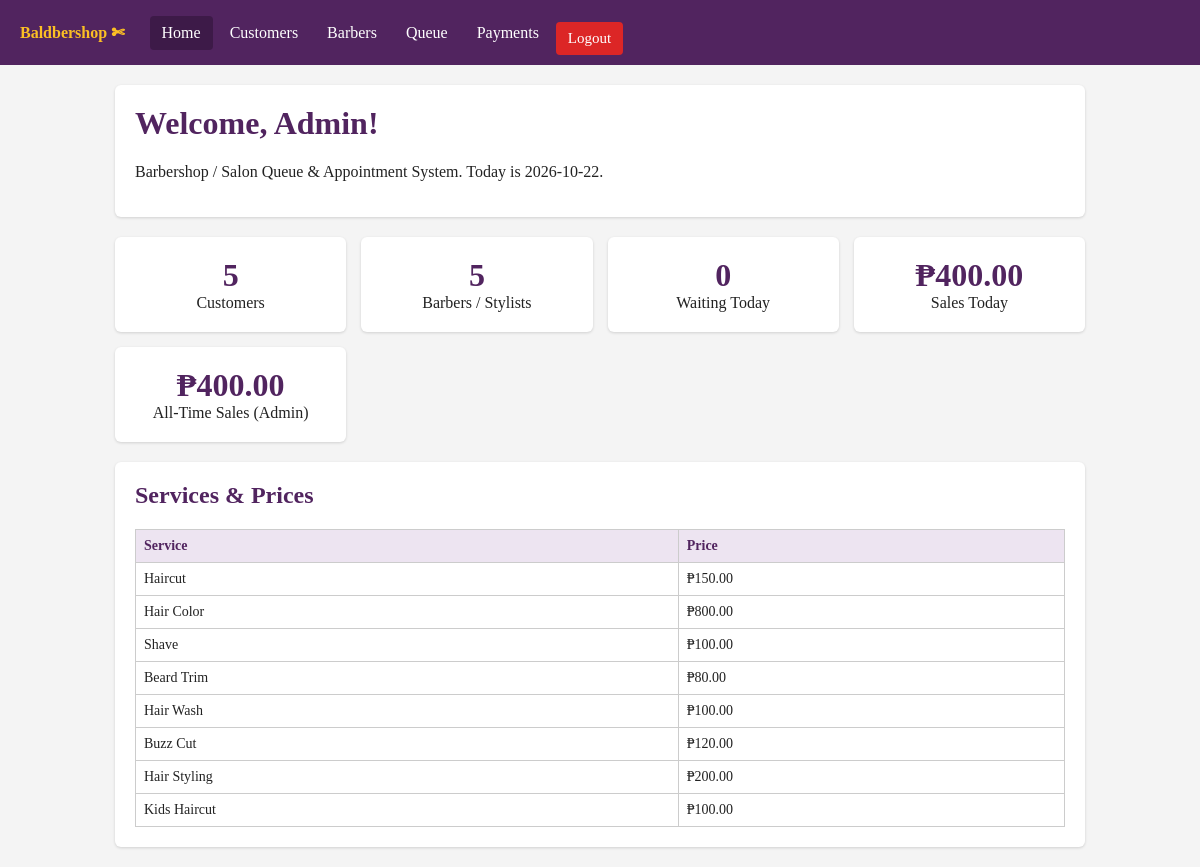
Screenshot of /home.php (signed in) with the database file from the repository.
### tables this page shows
CREATE TABLE `services` (
  `service_id` int(11) NOT NULL,
  `service_name` varchar(100) NOT NULL,
  `price` decimal(10,2) NOT NULL
);

### home.php (the view, shortened to what this page needs)
<?php
require_once 'db_connect.php';
$isAdmin = isset($_SESSION['role']) && $_SESSION['role'] === 'admin';
$roleLabel = $isAdmin ? 'Admin' : 'Staff';
$result = mysqli_query($conn, "SELECT COUNT(*) AS total FROM customers");
$row = mysqli_fetch_assoc($result);
$totalCustomers = $row['total'];
$services = mysqli_query($conn, "SELECT * FROM services");
$resultBarbers = mysqli_query($conn, "SELECT COUNT(*) AS total FROM barbers");
$rowBarbers = mysqli_fetch_assoc($resultBarbers);
$totalBarbers = $rowBarbers['total'];
$resultWaiting = mysqli_query($conn, "SELECT COUNT(*) AS total FROM queue WHERE status='Waiting'");
$rowWaiting = mysqli_fetch_assoc($resultWaiting);
$totalWaiting = $rowWaiting['total'];
$resultSales = mysqli_query($conn, "SELECT SUM(amount_paid) AS total FROM payments WHERE payment_date = CURDATE()");
$rowSales = mysqli_fetch_assoc($resultSales);
$totalSales = $rowSales['total'] ?? 0;
$allTimeSales = 0;
if ($isAdmin) {
    $resultAllSales = mysqli_query($conn, "SELECT SUM(amount_paid) AS total FROM payments");
    $rowAllSales = mysqli_fetch_assoc($resultAllSales);
    $allTimeSales = $rowAllSales['total'] ?? 0;
}
?>
<!DOCTYPE html>
<html lang="en">
<head>
    <link rel="stylesheet" href="style.css">
</head>
<body>
    <nav>
        <span class="brand">Baldbershop ✄</span>
        <a href="home.php" class="active">Home</a>
        <a href="customer.php">Customers</a>
        <a href="barbers.php">Barbers</a>
        <a href="queue.php">Queue</a>
        <a href="payments.php">Payments</a>
        <form action="logout.php" method="POST"
            style="display: inline; margin: 0;">
            <button class="logout" type="submit">Logout</button>
        </form>
    </nav>
    <div class="container">
        <div class="card">
            <h1>Welcome, <?php echo $roleLabel; ?>!</h1>
            <p>
                Barbershop / Salon Queue & Appointment System.
                Today is <span id="todayDate"></span>.
            </p>
        </div>
        <div class="stats">
            <div class="stat-box">
                <div class="number" id="countCustomers">
                    <?php echo $totalCustomers; ?>
                </div>
                <div>Customers</div>
            </div>
            <div class="stat-box">
                <div class="number" id="countBarbers">
                    <?php echo $totalBarbers; ?>
                </div>
                <div>Barbers / Stylists</div>
            </div>
            <div class="stat-box">
                <div class="number" id="countWaiting">
                    <?php echo $totalWaiting; ?>
                </div>
                <div>Waiting Today</div>
            </div>
            <div class="stat-box">
                <div class="number" id="countSales">
                    ₱<?php echo number_format($totalSales, 2); ?>
                </div>
                <div>Sales Today</div>
            </div>
            <?php if ($isAdmin) { ?>
            <div class="stat-box">
                <div class="number" id="countAllSales">
                    ₱<?php echo number_format($allTimeSales, 2); ?>
                </div>
                <div>All-Time Sales (Admin)</div>
            </div>
            <?php } ?>
        </div>
        <div class="card" style="margin-top: 20px;">
            <h2>Services & Prices</h2>
            <div class="table-wrap">
                <table>
                    <thead>
                        <tr>
                            <th>Service</th>
                            <th>Price</th>
                        </tr>
                    </thead>
                    <tbody>
                        <?php while($service = mysqli_fetch_assoc($services)) { ?>
                            <tr>
                                <td><?php echo $service['service_name']; ?></td>
                                <td>₱<?php echo number_format($service['price'], 2); ?></td>
                            </tr>
                        <?php } ?>
                    </tbody>
                </table>
            </div>
        </div>
    </div>
</body>
</html>

### style.css (style rules this page uses)
:root { --purple: #51245f; --purple-dark: #3d1a48; --purple-light: #ede4f1; }
* { box-sizing: border-box; }
body { font-family: "Times New Roman", Times, serif; margin: 0; background: #f4f4f4; color: #222; }
nav { background: var(--purple); padding: 10px 20px; display: flex; flex-wrap: wrap; align-items: center; gap: 5px; }
nav .brand { color: #fbbf24; font-weight: bold; margin-right: 20px; }
nav a { color: white; text-decoration: none; padding: 8px 12px; border-radius: 4px; }
nav a:hover, nav a.active { background: var(--purple-dark); }
nav .logout { margin-left: auto; background: #dc2626; color: white; border: none; padding: 8px 12px; border-radius: 4px; cursor: pointer; }
.container { max-width: 1000px; margin: 20px auto; padding: 0 15px; }
.card { background: white; padding: 20px; border-radius: 6px; margin-bottom: 20px; box-shadow: 0 1px 3px rgba(0, 0, 0, 0.15); }
h1, h2 { margin-top: 0; color: var(--purple); }
button { padding: 9px 16px; margin-top: 12px; border: none; border-radius: 4px; background: var(--purple); color: white; font-size: 15px; font-family: inherit; cursor: pointer; }
.table-wrap { overflow-x: auto; }
table { width: 100%; border-collapse: collapse; }
th, td { border: 1px solid #ccc; padding: 8px; text-align: left; font-size: 14px; }
th { background: var(--purple-light); color: var(--purple); }
.stats { display: grid; grid-template-columns: repeat(auto-fit, minmax(200px, 1fr)); gap: 15px; }
.stat-box { background: white; padding: 20px; border-radius: 6px; text-align: center; box-shadow: 0 1px 3px rgba(0, 0, 0, 0.15); }
.stat-box .number { font-size: 32px; font-weight: bold; color: var(--purple); }

### rows the page displays
services: service_name "Haircut", price "150.00"
services: service_name "Hair Color", price "800.00"
services: service_name "Shave", price "100.00"
services: service_name "Beard Trim", price "80.00"
services: service_name "Hair Wash", price "100.00"
services: service_name "Buzz Cut", price "120.00"
services: service_name "Hair Styling", price "200.00"
services: service_name "Kids Haircut", price "100.00"

### other values shown
$roleLabel "Admin"
$totalCustomers "5"
$totalBarbers "5"
$totalWaiting "0"
$totalSales "400.00"
$allTimeSales "400.00"
